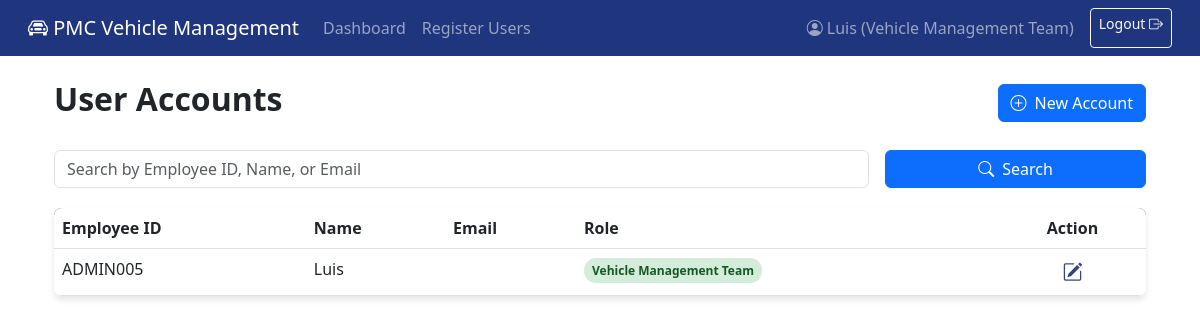
/accounts/ (signed in), run on an earlier commit of the app's database.
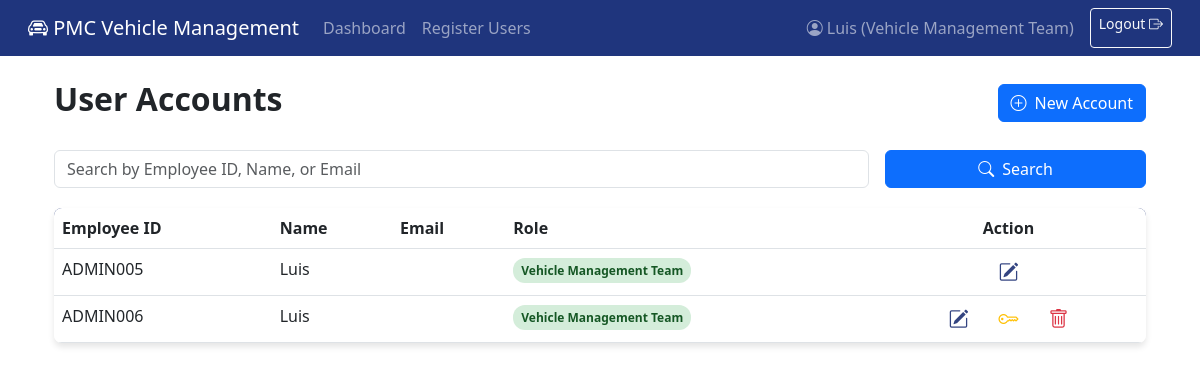
And on a later commit of the database.
### VehicleManagementSystem/models.py (models this page shows, shortened)
class CustomUser(AbstractBaseUser, PermissionsMixin):
    ROLE_CHOICES = (
        ("Warehouse Personnel", "Warehouse Personnel"),
        ("Operations Team", "Operations Team"),
        ("Vehicle Management Team", "Vehicle Management Team"),
    )
    employee_id = models.CharField(max_length=20, unique=True, primary_key=True)
    name = models.CharField(max_length=50)
    email = models.EmailField(blank=True)
    role = models.CharField(max_length=25, choices=ROLE_CHOICES)
    first_login = models.BooleanField(default=True)  # Tracks if user needs to change password
    is_active = models.BooleanField(default=True)
    is_staff = models.BooleanField(default=False)
    objects = CustomUserManager()
    USERNAME_FIELD = "employee_id"
    REQUIRED_FIELDS = ["name"]

### VehicleManagementSystem/views.py (the view)
# urls.py: path("accounts/", view_accounts, name="view_accounts"),
@login_required
def view_accounts(request):
    if request.user.role != "Vehicle Management Team":
        messages.error(request, "You don't have permission to access this page.")
        return redirect("WH_dashboard")
    accounts = CustomUser.objects.all().order_by('employee_id')
    search_query = request.GET.get('search', '')
    if search_query:
        accounts = accounts.filter(
            Q(employee_id__icontains=search_query) |
            Q(name__icontains=search_query) |
            Q(email__icontains=search_query)
        )
    paginator = Paginator(accounts, 10)  # Show 10 accounts per page
    page_number = request.GET.get('page')
    page_obj = paginator.get_page(page_number)
    context = {
        'page_obj': page_obj,
        'accounts': page_obj.object_list,
        'search_query': search_query
    }
    return render(request, "VehicleManagementSystem/view_accounts.html", context)

### VehicleManagementSystem/templates/VehicleManagementSystem/view_accounts.html (shortened to what this page needs)
{% extends "VehicleManagementSystem/base.html" %}
{% load static %}
{% block content %}
<div class="container mt-4">
    <div class="d-flex justify-content-between align-items-center mb-4">
        <h2 class="fw-bold">User Accounts</h2>
        <a href="{% url 'register' %}" class="btn btn-primary">
            <i class="bi bi-plus-circle me-2"></i>New Account
        </a>
    </div>
    <div class="search-container">
        <form method="get" class="row g-3">
            <div class="col-md-9">
                <input type="text" name="search" class="form-control" placeholder="Search by Employee ID, Name, or Email" value="{{ request.GET.search|default:'' }}">
            </div>
            <div class="col-md-3">
                <button type="submit" class="btn btn-primary w-100">
                    <i class="bi bi-search me-2"></i>Search
                </button>
            </div>
        </form>
    </div>
    <div class="table-container">
        <table class="table table-hover mb-0">
            <thead class="account-header">
                <tr>
                    <th scope="col">Employee ID</th>
                    <th scope="col">Name</th>
                    <th scope="col">Email</th>
                    <th scope="col">Role</th>
                    <th scope="col" class="text-center">Action</th>
                </tr>
            </thead>
            <tbody>
                {% for account in accounts %}
                <tr class="account-row">
                    <td>{{ account.employee_id }}</td>
                    <td>{{ account.name }}</td>
                    <td>{{ account.email }}</td>
                    <td>
                        <span class="role-badge
                            {% if account.role == 'Vehicle Management Team' %}role-vmt
                            {% elif account.role == 'Warehouse Personnel' %}role-warehouse
                            {% else %}role-operations{% endif %}">
                            {{ account.role }}
                        </span>
                    </td>
                    <td class="text-center">
                        <div class="action-buttons">
                            <a href="{% url 'edit_account' account.employee_id %}" class="edit-account-btn" title="Edit Account">
                                <i class="bi bi-pencil-square fs-5"></i>
                            </a>
                            {% if account.employee_id != request.user.employee_id %}
                                <a href="#" class="reset-password-btn" data-bs-toggle="modal" data-bs-target="#resetPasswordModal{{ account.employee_id }}" title="Reset Password">
                                    <i class="bi bi-key fs-5"></i>
                                </a>
                                <a href="#" class="delete-account-btn" data-bs-toggle="modal" data-bs-target="#deleteAccountModal{{ account.employee_id }}" title="Delete Account">
                                    <i class="bi bi-trash fs-5"></i>
                                </a>
                            {% endif %}
                        </div>
                    </td>
                </tr>
                {% empty %}
                <tr>
                    <td colspan="5" class="text-center py-4">No user accounts found.</td>
                </tr>
                {% endfor %}
            </tbody>
        </table>
    </div>
</div>
{% endblock %}

### VehicleManagementSystem/templates/VehicleManagementSystem/base.html (shortened to what this page needs)
{% load static %}
<!DOCTYPE html>
<html lang="en">
<head>
    <link rel="stylesheet" href="https://cdn.jsdelivr.net/npm/bootstrap@5.3.0/dist/css/bootstrap.min.css">
    <link rel="stylesheet" href="https://cdn.jsdelivr.net/npm/bootstrap-icons/font/bootstrap-icons.css">
</head>
<body style="min-height: 100vh;">
    <nav class="navbar navbar-expand-lg navbar-dark pmc-navbar px-3">
        <div class="container-fluid">
            <a class="navbar-brand" href="#">
                <i class="bi bi-car-front"></i> PMC Vehicle Management
            </a>
            {% if user.is_authenticated %}
            <div class="collapse navbar-collapse" id="navbarNav">
                <ul class="navbar-nav me-auto">
                    {% if user.role == "Warehouse Personnel" %}
                        <li class="nav-item">
                            <a class="nav-link" href="{% url 'WH_dashboard' %}">Dashboard</a>
                        </li>
                        <li class="nav-item">
                            <a class="nav-link" href="{% url 'create_report' %}">Create Report</a>
                        </li>
                    {% elif user.role == "Operations Team" %}
                        <li class="nav-item">
                            <a class="nav-link" href="{% url 'OPS_dashboard' %}">Dashboard</a>
                        </li>
                    {% elif user.role == "Vehicle Management Team" %}
                        <li class="nav-item">
                            <a class="nav-link" href="{% url 'VMT_dashboard' %}">Dashboard</a>
                        </li>
                        <li class="nav-item">
                            <a class="nav-link" href="{% url 'register' %}">Register Users</a>
                        </li>
                    {% endif %}
                </ul>
            </div>
            {% endif %}
            <div class="d-flex">
                {% if user.is_authenticated %}
                    <span class="navbar-text me-3 d-none d-md-inline">
                        <i class="bi bi-person-circle"></i> {{ user.name }} ({{ user.role }})
                    </span>
                    <a class="btn btn-outline-light btn-sm" href="{% url 'logout' %}">
                        Logout <i class="bi bi-box-arrow-right"></i>
                    </a>
                {% else %}
                    <a class="btn btn-outline-light btn-sm" href="{% url 'login' %}">
                        Login <i class="bi bi-box-arrow-in-right"></i>
                    </a>
                {% endif %}
            </div>
        </div>
    </nav>
    <div class="container mt-4" style="padding-bottom: 2rem;">
        {% block content %}{% endblock %}
    </div>
</body>
</html>

### VehicleManagementSystem/templates/VehicleManagementSystem/base.html (style rules this page uses)
.pmc-navbar { background-color: #1f357d; }
.action-buttons { display: flex; flex-wrap: wrap; gap: 20px; }

### VehicleManagementSystem/templates/VehicleManagementSystem/view_accounts.html (style rules this page uses)
.table-container { box-shadow: 0 4px 6px rgba(0,0,0,0.1); border-radius: 8px; overflow: hidden; }
.account-header { background-color: #334481; color: white; }
.account-row { transition: background-color 0.2s; }
.edit-account-btn { color: #334481; margin: 0 5px; }
.delete-account-btn { color: #dc3545; margin: 0 5px; }
.reset-password-btn { color: #ffc107; margin: 0 5px; }
.role-badge { padding: 4px 8px; border-radius: 12px; font-size: 12px; font-weight: 600; }
.role-vmt { background-color: #d4edda; color: #155724; }
.action-buttons { display: flex; justify-content: center; }
.search-container { margin-bottom: 20px; }

What changed in the data, as far as the page shows it:
added CustomUser: employee_id "ADMIN006", name "Luis", role "Vehicle Management Team"
